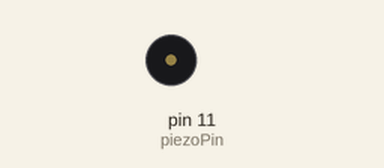
The sketch below on a simulated Arduino Uno, built with avr-gcc and run on an emulated ATmega328P. On the bench: buzzer (waves = sounding).

Above: at 0.1 s.
Timing chart, 0 to 1.6 s (numbered marks = the images above):
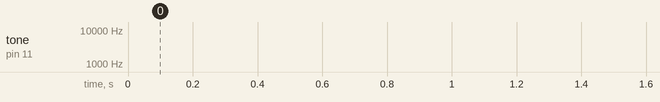

The sketch:

buzzer_tone.ino
```cpp
int piezoPin = 11;
int i=0;
void setup() {
//digitalWrite(11,LOW);

}//close setup

void loop() {

  /*Tone needs 2 arguments, but can take three
    1) Pin#
    2) Frequency - this is in hertz (cycles per second) which determines the pitch of the noise made
    3) Duration - how long teh tone plays
  */

//  digitalWrite(11,HIGH);
  tone(piezoPin, i, 3000);
  i++;
  Serial.println(i);

  //tone(piezoPin, 1000, 500);
  //delay(1000);

}
```
